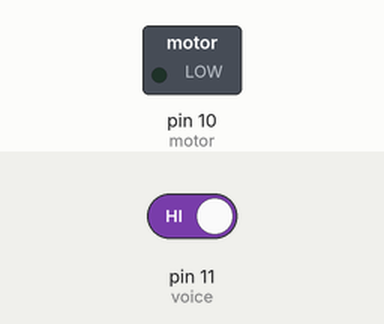
Simulated run of this sketch. Board: Arduino Uno, built with avr-gcc and run on an emulated ATmega328P. On the bench: switched loads named in the sketch (green lamp = pin HIGH). The test bench sets the inputs (shaded band); at power-on: pin 11 (voice) HIGH.

Above: at 1.2 s.
1.3 s: pin 11 (voice) driven LOW
At 2.1 s:
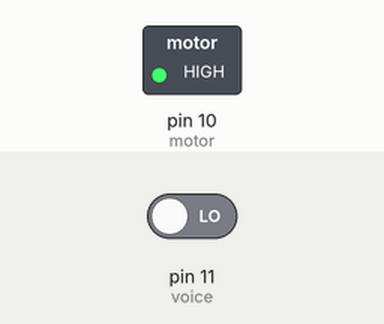
2.8 s: pin 11 (voice) driven HIGH
At 3.3 s:
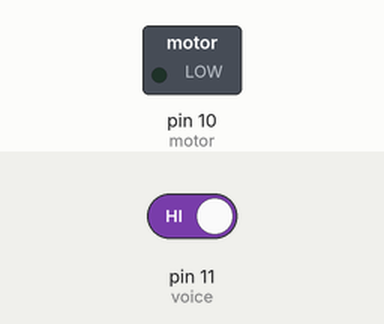
Timing chart, 0 to 5.8 s (numbered marks = the images above; inputs shaded):
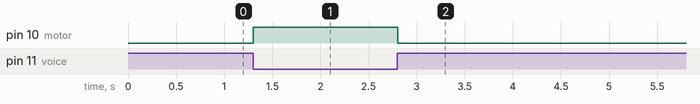

The sketch:

code_Sound_sensor.ino
```cpp
int motor = 10; //The negative pole of the motor is connected to the drive plate in4, and the in4 is connected to the port 10 of Arduino UNO
int voice = 11;

void setup()
{
  pinMode(motor, OUTPUT);
  pinMode(voice, INPUT);
}

void loop()
{
  if (!digitalRead(voice)) //Determines whether the received data values conform to the range
  {
    digitalWrite(motor, HIGH);
   delay(10);
  }
  else
  {
    digitalWrite(motor, LOW);
  }
}
```

Measured:
- after the input at 1.3 s, pin 10 (motor): LOW → HIGH at once
- after the input at 2.8 s, pin 10 (motor): HIGH → LOW at once
